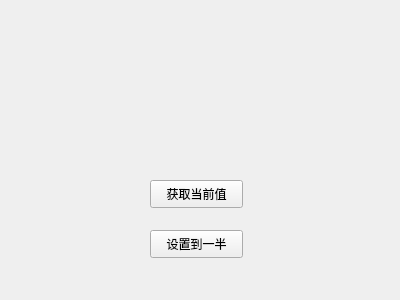
<?xml version="1.0" encoding="UTF-8"?>
<ui version="4.0">
 <class>Widget</class>
 <widget class="QWidget" name="Widget">
  <property name="geometry">
   <rect>
    <x>0</x>
    <y>0</y>
    <width>400</width>
    <height>300</height>
   </rect>
  </property>
  <property name="windowTitle">
   <string>Widget</string>
  </property>
  <widget class="SmallWidget" name="widget" native="true">
   <property name="geometry">
    <rect>
     <x>60</x>
     <y>40</y>
     <width>211</width>
     <height>41</height>
    </rect>
   </property>
  </widget>
  <widget class="SmallWidget" name="widget_2" native="true">
   <property name="geometry">
    <rect>
     <x>80</x>
     <y>90</y>
     <width>191</width>
     <height>41</height>
    </rect>
   </property>
  </widget>
  <widget class="QPushButton" name="btn_get">
   <property name="geometry">
    <rect>
     <x>150</x>
     <y>180</y>
     <width>93</width>
     <height>28</height>
    </rect>
   </property>
   <property name="text">
    <string>获取当前值</string>
   </property>
  </widget>
  <widget class="QPushButton" name="btn_set">
   <property name="geometry">
    <rect>
     <x>150</x>
     <y>230</y>
     <width>93</width>
     <height>28</height>
    </rect>
   </property>
   <property name="text">
    <string>设置到一半</string>
   </property>
  </widget>
 </widget>
 <layoutdefault spacing="6" margin="11"/>
 <customwidgets>
  <customwidget>
   <class>SmallWidget</class>
   <extends>QWidget</extends>
   <header location="global">smallwidget.h</header>
   <container>1</container>
  </customwidget>
 </customwidgets>
 <resources/>
 <connections/>
</ui>
